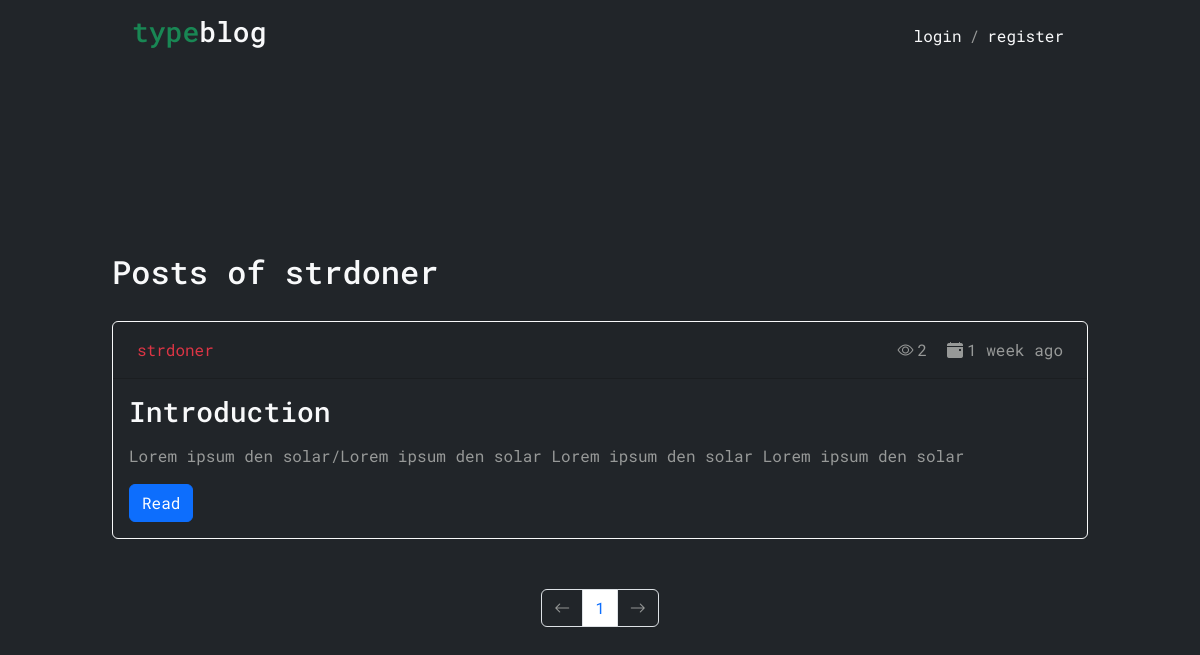
/blog/user_posts/1/, run on an earlier commit of the app's database.
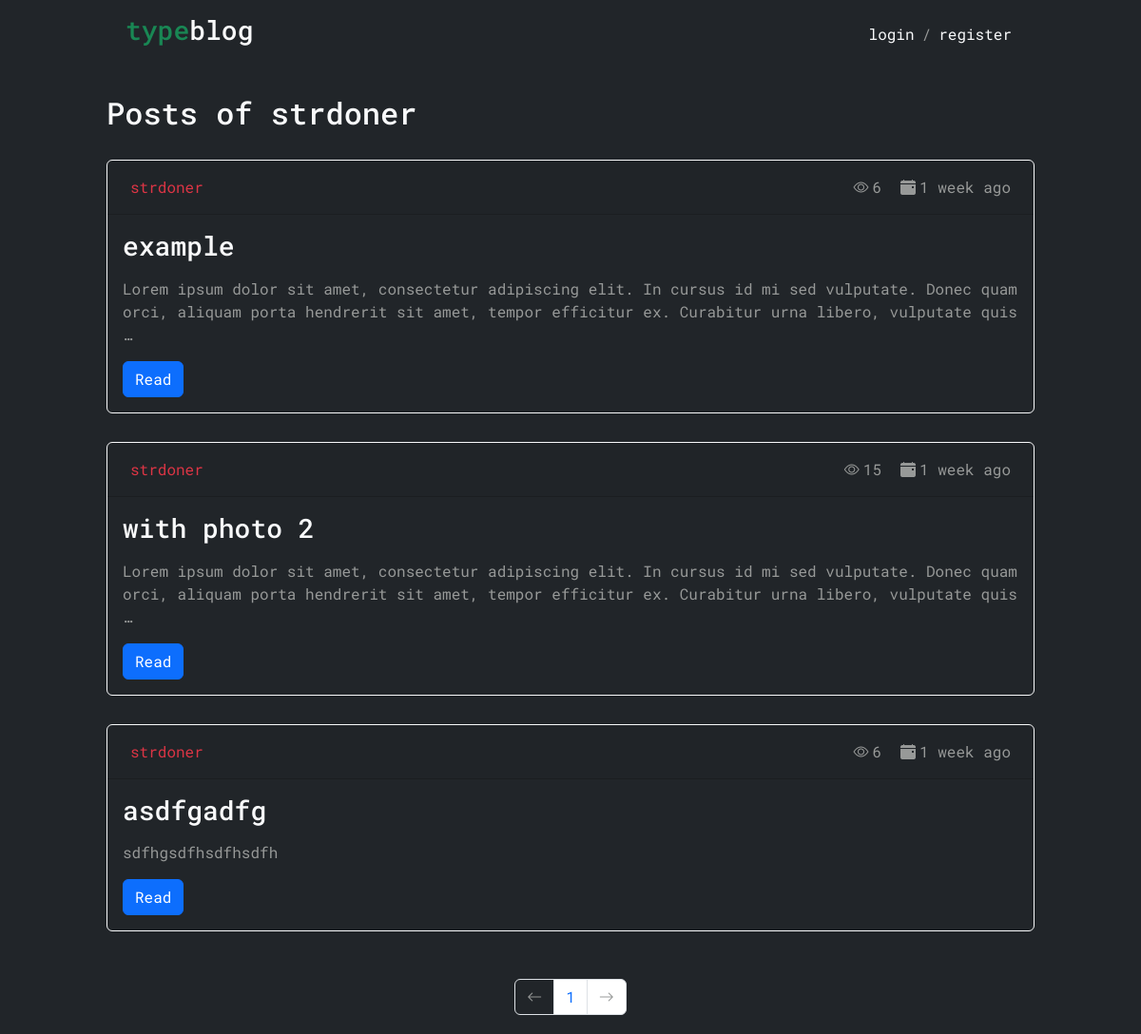
And on a later commit of the database.
### typecamp_app/models.py (models this page shows, shortened)
class Post(models.Model):
    STATUS_CHOICES = (
        ('draft', 'Draft'),
        ('published', 'Published'),
    )
    title = models.CharField(max_length=250)
    slug = AutoSlugField(populate_from='title', unique_with=['id'])
    author = models.ForeignKey(User, related_name='blog_posts', on_delete=models.CASCADE)
    body = models.TextField()
    publish = models.DateTimeField(default=timezone.now)
    created = models.DateTimeField(auto_now_add=True)
    updated = models.DateTimeField(auto_now=True)
    status = models.CharField(max_length=10, choices=STATUS_CHOICES, default='draft')
    views = models.IntegerField(default=0)
    photo = models.ImageField(upload_to='users/%Y/%m/%d', blank=True)
    class Meta:
        ordering = ('-publish',)
    def get_absolute_url(self):
        return reverse('post_detail',
                        args=[self.publish.year,
                              self.publish.strftime('%m'),
                              self.publish.strftime('%d'),
                              self.slug])

### typecamp_app/views.py (the view)
# urls.py: re_path(r'^blog/user_posts/(?P<id>\d+)/$', user_posts, name='user_posts'),
def user_posts(request, id):
    if request.user.is_authenticated:
        drafts = Post.objects.filter(status='draft', author=request.user).count()
    else:
        drafts = 0
    user = User.objects.get(id=id)
    object_list = Post.objects.filter(author=user, status='published')
    paginator = Paginator(object_list, 3)
    page = request.GET.get('page')
    try:
        posts = paginator.page(page)
    except PageNotAnInteger:
        posts = paginator.page(1)
    except EmptyPage:
        posts = paginator.page(paginator.num_pages)
    return render(request, 'user_posts.html', {'posts':posts, 'drafts':drafts, 'user':user.username})

### typecamp_app/templates/user_posts.html (shortened to what this page needs)
{% extends "base.html" %}
{% load static %}
{% load humanize %}
{% block header %}
    <a href="{% url 'home'%}" class="text-decoration-none text-light navbar-brand label"><h3><span>type</span>blog</h3></a>
    <div class="collapse navbar-collapse" id="navbarSupportedContent">
        <div class="user-block">
            {% if user.is_authenticated %}
                <a href="{% url 'user_detail' id=user.pk %}" class="navbar-text m-2 text-light">{{ user.get_username }}</a>
                /
                <form method="post" action="{% url 'logout' %}">
                    {% csrf_token %}
                    <button type="submit" class="navbar-text m-2 text-danger btn-link">logout</button>
               </form>
            {% else %}
                <a href="{% url 'login' %}" class="navbar-text m-2 text-light">login</a>/
                <a href="{% url 'register' %}" class="navbar-text m-2 text-light">register</a>
            {% endif %}
        </div>
    </div>
{% endblock header %}
{%block content %}
<div class="blog_list text-start">
    <h2 class="text-light ">Posts of {{user}}</h2>
    {% for post in posts %}
    <div class="card bg-dark text-light border-1 border border-light ">
        <div class="card-header d-grid">
          <a href="{% url 'user_detail' id=post.author.pk%}" class="m-2 {% if post.author.is_superuser %}text-danger{% else%}{% if post.author.is_staff%}text-primary{% else %}text-light {% endif %}{% endif %}">{{ post.author }}</a>
          <div class="post-small-details d-flex">
            <p class="m-2"><i class="bi bi-eye m-1"></i>{{post.views}}</p>
            <p class="m-2"><i class="bi bi-calendar-event-fill m-1"></i>{{post.publish|naturaltime}} </p>
          </div>
        </div>
        <div class="card-body text-left">
          <h3 class="card-title">{{ post.title }}</h3>
          <p class="card-text">{{ post.body|truncatewords:30|linebreaks }}</p>
          <a href="{{ post.get_absolute_url }}" class="btn btn-primary">Read</a>
        </div>
    </div>
    {% endfor %}
    {% include "pagination.html" with page=posts %}
</div>
{% endblock content %}

What changed in the data, as far as the page shows it:
no longer on this page (row edited): Post: author "strdoner", views "2", publish "1 week ago", title "Introduction", body "Lorem ipsum den solar/Lorem ipsum den solar Lorem ipsum den solar Lorem ipsum den solar"
added Post: author "strdoner", views "6", publish "1 week ago", title "example", body "Lorem ipsum dolor sit amet, consectetur adipiscing elit. In cursus id mi sed vulputate. Donec quam orci, aliquam porta hendrerit sit amet, tempor efficitur ex. Curabitur urna libero, vulputate quis …"
added Post: author "strdoner", views "15", publish "1 week ago", title "with photo 2", body "Lorem ipsum dolor sit amet, consectetur adipiscing elit. In cursus id mi sed vulputate. Donec quam orci, aliquam porta hendrerit sit amet, tempor efficitur ex. Curabitur urna libero, vulputate quis …"
added Post: author "strdoner", views "6", publish "1 week ago", title "asdfgadfg", body "sdfhgsdfhsdfhsdfh"
